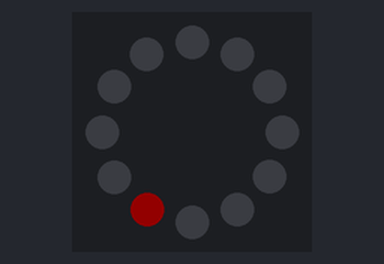
The program below on a simulated BBC micro:bit running MicroPython. Shown: 12 RGB LEDs in a ring, first at the top, clockwise. Dim RGB values are drawn brighter than linear.

Above: at 0.45 s.
At 5.03 s:
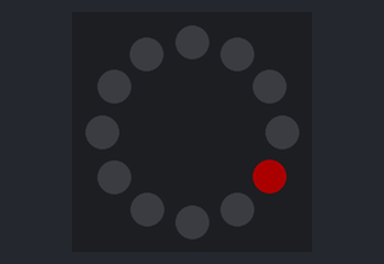
At 10.22 s:
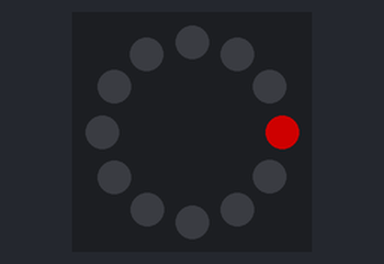
At 19.99 s:
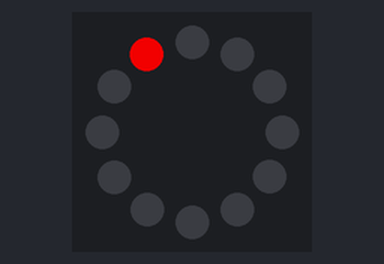
At 30.06 s:
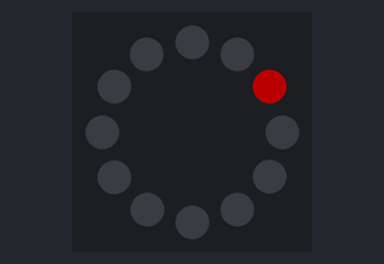
At 39.83 s:
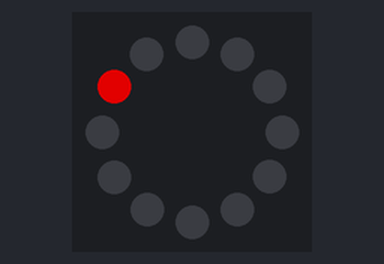

The program:

prog11.py
```python
from microbit import *
from neopixel import NeoPixel
import random

num_pixels = 12
ring = NeoPixel(pin0, num_pixels)

r = 0
dir = 1
while True:
    for i in range(num_pixels):
        ring[i] = [r, 0, 0]
        ring.show()
        sleep(15)
        r = r + dir
        if r == 0 or r == num_pixels:
            dr = 0 - dir
        ring.clear()
```
